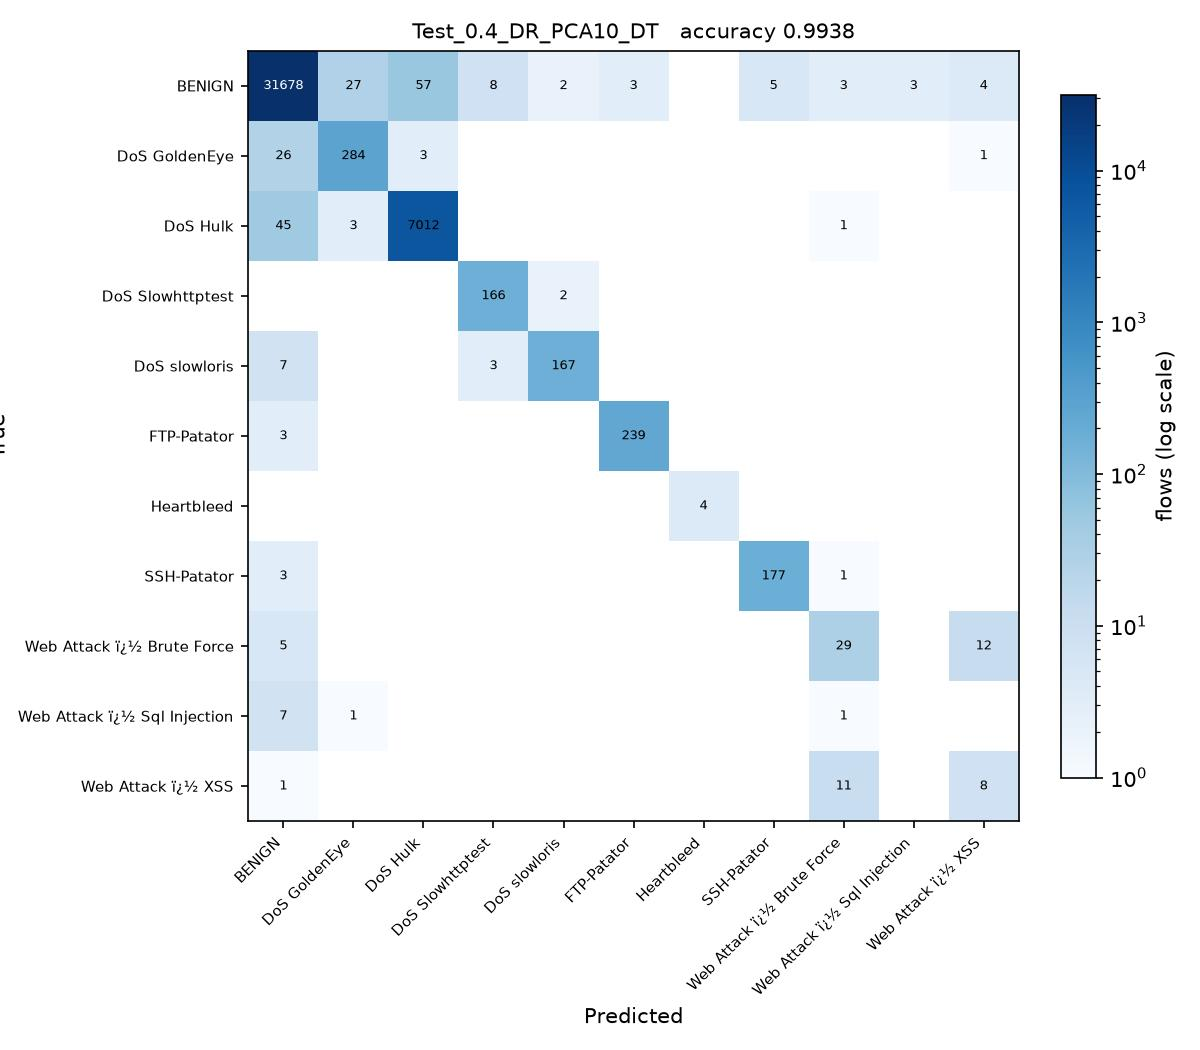

Recreate this plot in Python.
# Test_0.4_DR_PCA10_DT.py
#
# Test size 0.4  |  PCA, 10 components  |  Decision Tree (sheet #6)
#
# This is SGDC_60_40.py with the changes marked CHANGE below and nothing else.
#
# Taken from the sheet unchanged.

import os
from pathlib import Path

# CHANGE 1: run from the project folder, so the CSV names below resolve, and
# read them as latin-1. The Web Attack labels contain byte 0x96, which the
# default utf-8 decoder rejects with UnicodeDecodeError.
os.chdir(Path(__file__).resolve().parent.parent)
import numpy as np
import pandas as pd

df1 = pd.read_csv(r'C:\Users\Karthika\OneDrive\Desktop\ACN_PCA_75_Runs\Scripts\Tuesday-WorkingHours.pcap_ISCX (1).csv', low_memory=True, encoding='latin-1')
df2 = pd.read_csv(r'C:\Users\Karthika\OneDrive\Desktop\ACN_PCA_75_Runs\Scripts\Wednesday-workingHours.pcap_ISCX.csv', low_memory=True, encoding='latin-1')
df3 = pd.read_csv(r'C:\Users\Karthika\OneDrive\Desktop\ACN_PCA_75_Runs\Scripts\Thursday-WorkingHours-Morning-WebAttacks.pcap_ISCX.csv', low_memory=True, encoding='latin-1')

dataset = pd.concat([df1, df2, df3], ignore_index=True)

dataset.columns = dataset.columns.str.strip()

# CHANGE 2: a stratified sample of 100000 flows, the same for every run.
# The full three captures hold about 1.3 million flows, which makes 75 runs
# impractical. At least 50 flows of every class are kept.
label = dataset.columns[-1]
dataset = pd.concat(
    [g.sample(n=min(len(g), max(50, round(100000 * len(g) / len(dataset)))), random_state=0)
     for _, g in dataset.groupby(label)],
    ignore_index=True
)

X = dataset.iloc[:, :-1]
y = dataset.iloc[:, -1]

X = X.apply(pd.to_numeric, errors='coerce')

X.replace([np.inf, -np.inf], np.nan, inplace=True)

from sklearn.impute import SimpleImputer

imputer = SimpleImputer(missing_values=np.nan, strategy='mean')
X = imputer.fit_transform(X)

from sklearn.preprocessing import LabelEncoder

labelencoder_y = LabelEncoder()
y = labelencoder_y.fit_transform(y)

from sklearn.model_selection import train_test_split

X_train, X_test, y_train, y_test = train_test_split(
    X,
    y,
    test_size=0.4,   # CHANGE 3: test size
    random_state=0,
    stratify=y
)

# CHANGE 4: PCA, from PCA_LDA_KErnel_PCA_CODE.pdf (fitted on training data only).
# PCA follows the directions of largest variance, so the features have to be on
# a common scale first, otherwise the components just track whichever column has
# the biggest units. The scaler is fitted on the training split only.
from sklearn.preprocessing import StandardScaler
from sklearn.decomposition import PCA

scaler = StandardScaler()
X_train = scaler.fit_transform(X_train)
X_test = scaler.transform(X_test)

pca = PCA(n_components=10)
X_train = pca.fit_transform(X_train)          # no labels: PCA is unsupervised
X_test = pca.transform(X_test)
print("\nVariance explained by 10 components : {:.4f}".format(pca.explained_variance_ratio_.sum()))

# CHANGE 5: Decision Tree (sheet #6) in place of SGDClassifier
from sklearn.tree import DecisionTreeClassifier

classifier = DecisionTreeClassifier(
    criterion='entropy',
    random_state=0
)

classifier.fit(X_train, y_train)

y_pred = classifier.predict(X_test) 

from sklearn.metrics import confusion_matrix
from sklearn.metrics import accuracy_score
from sklearn.metrics import precision_score
from sklearn.metrics import recall_score
from sklearn.metrics import f1_score
from sklearn.metrics import classification_report

cm = confusion_matrix(y_test, y_pred)

print("Confusion Matrix:\n")
print(cm)

print("\nAccuracy : {:.4f}".format(accuracy_score(y_test, y_pred)))
print("\nPrecision : {:.4f}".format(precision_score(y_test, y_pred, average='weighted')))
print("\nRecall : {:.4f}".format(recall_score(y_test, y_pred, average='weighted')))
print("\nF1 Score : {:.4f}".format(f1_score(y_test, y_pred, average='weighted')))

print("\nClassification Report:\n")
print(classification_report(y_test, y_pred))
# CHANGE 6: save the confusion matrix as Test_0.4_DR_PCA10_DT.jpg and record the result
import matplotlib
matplotlib.use('Agg')
import matplotlib.pyplot as plt
from matplotlib.colors import LogNorm

here = Path(__file__).resolve().parent
names = [str(c) for c in labelencoder_y.classes_]
fig, ax = plt.subplots(figsize=(8, 7))
im = ax.imshow(cm, cmap='Blues', norm=LogNorm(vmin=1))
ax.set_xticks(range(len(names)), names, rotation=45, ha='right', fontsize=7)
ax.set_yticks(range(len(names)), names, fontsize=7)
ax.set_xlabel('Predicted')
ax.set_ylabel('True')
ax.set_title('Test_0.4_DR_PCA10_DT   accuracy {:.4f}'.format(accuracy_score(y_test, y_pred)), fontsize=10)
for i in range(cm.shape[0]):
    for j in range(cm.shape[1]):
        if cm[i, j]:
            ax.text(j, i, cm[i, j], ha='center', va='center', fontsize=6,
                    color='white' if cm[i, j] > cm.max() / 3 else 'black')
fig.colorbar(im, ax=ax, fraction=0.04, label='flows (log scale)')
fig.tight_layout()
fig.savefig(here / 'Test_0.4_DR_PCA10_DT.jpg', dpi=150)
plt.close(fig)

row = pd.DataFrame([{
    'Test': 0.4, 'DR': 'PCA10', 'Clas': 'DT',
    'Acc': round(accuracy_score(y_test, y_pred), 4),
    'Pre': round(precision_score(y_test, y_pred, average='weighted', zero_division=0), 4),
    'Rec': round(recall_score(y_test, y_pred, average='weighted', zero_division=0), 4),
    'F1': round(f1_score(y_test, y_pred, average='weighted', zero_division=0), 4),
    'script': 'Test_0.4_DR_PCA10_DT',
}])
out = here.parent / 'results' / '75_runs.csv'
out.parent.mkdir(exist_ok=True)
if out.exists():
    old = pd.read_csv(out)
    row = pd.concat([old[old['script'] != 'Test_0.4_DR_PCA10_DT'], row], ignore_index=True)
row.to_csv(out, index=False)
